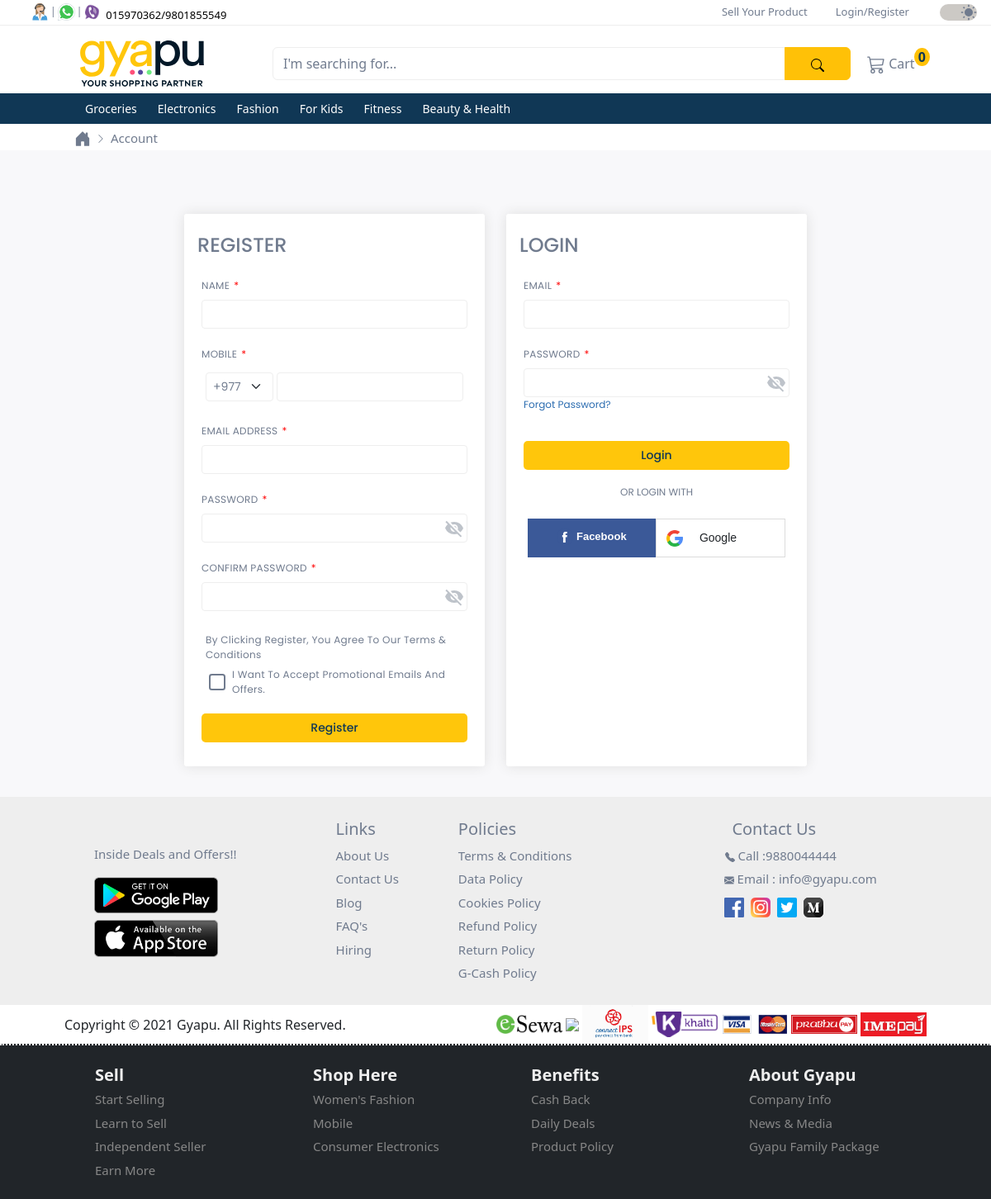
Page /accounts/register/ on the committed database.
### products/models.py (models this page shows, shortened)
class Category(models.Model):
  id = models.UUIDField(
    primary_key = True,
    default = uuid.uuid4,
    editable = False
  )
  name = models.CharField(max_length=255)
  description = models.TextField(blank=True)
  parent = models.ForeignKey('self', on_delete=models.CASCADE, null=True, blank=True, related_name='children')
  class Meta:
    verbose_name_plural = 'Categories'

### user/views.py (the view)
# urls.py: path('accounts/register/', RegisterPage.as_view(), name='register'),
class RegisterPage(TemplateView):
  template_name = 'account/register.html'

### products/context_processors.py (called while the page is built)
def categories(request):
  categories = Category.objects.filter(parent__isnull=True)
  return {'categories': categories}

### user/context_processors.py (called while the page is built)
def user_group(request):
  user_belong_to_store = request.user.groups.filter(name='store').exists()
  return {'user_belong_to_store': user_belong_to_store}

### user/templates/account/register.html (shortened to what this page needs)
{% extends "_base.html" %}
{% load static %}
{% block link %}
<link rel="stylesheet" href="{% static 'css/account.css' %}" />
{% endblock link %}
{% block path %}
<div class="path">
  <div class="container pt-2">
    <div class="d-flex ms-xl-5">
      <div class="d-none d-md-block">
        <div class="d-flex">
          <div class="path-home">
            <a href="{% url 'home' %}">
              <div class="d-flex">
              </div>
            </a>
          </div>
          <div class="path-arrow pt-1 ps-1">
            <svg
              xmlns="http://www.w3.org/2000/svg"
              width="16"
              height="12"
              fill="currentColor"
              class="bi bi-chevron-right"
              viewBox="0 0 16 16"
            >
              <path
                fill-rule="evenodd"
                d="M4.646 1.646a.5.5 0 0 1 .708 0l6 6a.5.5 0 0 1 0 .708l-6 6a.5.5 0 0 1-.708-.708L10.293 8 4.646 2.354a.5.5 0 0 1 0-.708z"
              />
            </svg>
          </div>
        </div>
      </div>
      <div class="path-body ps-1">
        <p>Account</p>
      </div>
    </div>
  </div>
</div>
{% endblock %}
{% block content %}
<div class="register-login p-3">
  <div class="container-xxl">
    <div class="row justify-content-center">
      <div class="card-box col-md-6">
        <div class="register-block py-4 px-3 mx-2">
          <h3>REGISTER</h3>
          <form action="{% url 'account_signup' %}" method="POST">
            <div class="mb-2 mt-3">
              <label for="full_name" class="form-label">NAME</label>
              <input
                type="text"
                class="form-control"
                id="full_name"
                name="full_name"
                required
              />
            </div>
            <div class="mb-2">
              <label for="mobile" class="form-label">MOBILE</label>
              <div class="d-flex">
                <select class="form-select me-1">
                  <option selected>+977</option>
                </select>
                <input
                  type="text"
                  class="form-control"
                  id="mobile"
                  name="mobile"
                  required
                />
              </div>
            </div>
            <div class="mb-2">
              <label for="email" class="form-label"
                >EMAIL ADDRESS</label
              >
              <input
                type="email"
                class="form-control"
                id="email"
                name="email"
                required
              />
            </div>
            <div class="pwd mb-2">
              <label for="password1" class="form-label">PASSWORD</label>
              <input
                type="password"
                class="form-control"
                id="password1"
                name="password1"
                required
              />
              <img
                class="password-visibility"
                id="register-pwd-visibility-image"
                src="{% static "images/account/visibility_off.svg" %}"
                alt="password visibility"
              />
            </div>
            <div class="pwd mb-2">
              <label for="password2" class="form-label"
                >CONFIRM PASSWORD</label
              >
              <input
                type="password"
                class="form-control"
                id="password2"
                name="password2"
                required
              />
              <img
                class="password-visibility"
                id="register-pwd-confirm-visibility-image"
                src="{% static "images/account/visibility_off.svg" %}"
                alt="password visibility"
              />
            </div>
            <div class="form-check mt-3 mb-2">
              <div class="terms">
                <p>By Clicking Register, You Agree To Our Terms & Conditions</p>
              </div>
              <div class="register-checkbox">
                <label class="form-check-label">
                  <input
                    class="form-check-input ms-1 me-2 mt-2"
                    type="checkbox"
                    name="acceptance"
                    required
                  />
                  I Want To Accept Promotional Emails And Offers.
                </label>
              </div>
            </div>
            <div>
              <button type="submit">Register</button>
            </div>
          </form>
        </div>
      </div>
      <div class="card-box col-md-6">
        <div class="login-block py-4 px-3 mx-2">
          <h3>LOGIN</h3>
          <form method='POST' action="{% url 'account_login' %}?next={{ request.GET.next }}">
            <div class="mb-2 mt-3">
              <label for="login" class="form-label">EMAIL</label>
              <input
                type="email"
                class="form-control"
                id="login"
                name="login"
                required
              />
            </div>
            <div class="pwd">
              <label for="password" class="form-label">PASSWORD</label>
              <input
                type="password"
                class="form-control"
                id="password"
                name="password"
                required
              />
              <img
                class="password-visibility"
                id="login-pwd-visibility-image"
                src="{% static "images/account/visibility_off.svg" %}"
                alt="password visibility"
              />
            </div>
            <div class="forgot-pwd">
              <a href="{% url 'account_reset_password' %}"> Forgot Password? </a>
            </div>
            <div>
              <button type="submit">Login</button>
            </div>
          </form>
          <div class="or-login my-2">OR LOGIN WITH</div>
          <div class="or-login-choices">
            <div class="row">
              <div class="col facebook">
                <span>
                  <img src="{% static "images/account/facebook.png" %}" alt="facebook logo" />
                </span>
                Facebook
              </div>
              <div class="col google">
                <span class="pe-3">
                  <img src="{% static "images/account/google.png" %}" alt="google logo" />
                </span>
                Google
              </div>
            </div>
          </div>
        </div>
      </div>
    </div>
  </div>
</div>
{% endblock %}

### user/templates/homepage/lower_navbar.html (shortened to what this page needs)
{% load static %}
<nav class="navbar navbar-expand-xl d-flex flex-column second-nav" id="secondNav">
  <div class="container">
    <div class="d-flex flex-row container-fluid gyapu-head">
      <a class="navbar-brand" href="
        {% if not user_belong_to_store %}
          {% url 'home' %}
        {% else %}
          {% url 'store_dashboard' %}
        {% endif %}
      ">
        <img class="img-fluid" id="gyapu-head" src="{% static "images/gyapu-header-lightmode.svg" %}" alt="gyapu brand logo">
      </a>
      <form class="input-group mt-3 mb-3">
        <input type="text" class="form-control" placeholder="I'm searching for...">
        <button class="btn btn-warning" type="submit">
        </button>
      </form>
    </div>
    <div class="collapse navbar-collapse" id="mynavbar">
      <ul class="navbar-nav me-auto">
        {% if not user_belong_to_store %}
        <li class="nav-item">
          <div class="tooltip">
            <a class="nav-link" href="{% url 'cart_detail' %}">
              Cart
              <sup class="bg-warning cart-number">0</sup>
            </a>
          </div>
        </li>
        {% endif %}
      </ul>
    </div>
  </div>
  <div class="dropdown-nav">
    <div class="container">
      <div class="collapse navbar-collapse" id="mynavbar">
        <ul class="navbar-nav">
          {% for category in categories %}
            <li class="nav-item dropdown">
              <a class="nav-link dropbtn" href="{% url 'product_by_category' category.name %}">{{ category.name }}</a>
            </li>
          {% endfor %}
        </ul>
      </div>
    </div>
  </div>
</nav>

### user/static/css/style.css (style rules this page uses)
* { margin: 0; padding: 0; scroll-behavior: smooth; }
:root { --backgroundColor: #ffffff; --featureListBgColor: #F8F8FA; --cardBgColor: #ffffff; --contactsBgColor: #EEEEEE; --toggleswitchBgColor: #CCC9C5; --textColor: #707B8E; --priceColor: #103755; --buttomnavColor: #103755; --border: #eeeeee; --controlColor: #606775; --phoneColor: #000000; --navAnchorHover: #000000; --inputBorderSelection: #eeeeee; --topicColorHover: #000000; --gyapuHeader: #031828; --cardHoverBoxShadow: 0 2px 4px 0 rgba(158, 155, 155, 0.19), 0 4px 10px 0 rgba(158, 155, 155, 0.19); }
.second-nav { width: 100%; margin: 0; padding-top: 10px; padding-bottom: 0; background-color: var(--backgroundColor); z-index: 2; border-top: 1px solid var(--border); }
.second-nav .container .container-fluid { width: 1000px; }
.second-nav .container .container-fluid a { margin: auto; }
.second-nav img { width: 150px !important; min-width: 100px; }
.second-nav form { max-width: 700px !important; height: 40px; margin-left: 40px; }
.second-nav form input { background: transparent; border: 1px solid var(--border); }
.second-nav form input::placeholder { color: var(--textColor); }
.form-control { color: var(--textColor) !important; }
.second-nav form button { width: 80px; }
#mynavbar a { color: var(--textColor); }
.cart-number { font-size: 16px; font-weight: 600; color: #103755; border-radius: 50%; padding: 0 5px; margin-left: -5px; }
.tooltip { position: relative; font-size: 16px; display: inline-block; opacity: 1; }
.dropdown-nav { width: 100%; background-color: #103755; z-index: 2; }
.dropdown-nav .container { padding-left: 65px; }
.dropbtn { color: #ffffff !important; font-size: 14px; margin-right: 9px; }
.dropdown, .dropleft, .sub-dropleft { position: relative; display: inline-block; }
.row div { margin: 0; padding: 5px; }
.row a { text-decoration: none; color: var(--textColor); }
@media only screen and (max-width: 1200px) { .second-nav { padding-bottom: 10px; border-bottom: 1px solid #e0e0e0; } }

### rows in the picture
Category: name "Groceries"
Category: name "Electronics"
Category: name "Fashion"
Category: name "For Kids"
Category: name "Fitness"
Category: name "Beauty & Health"
